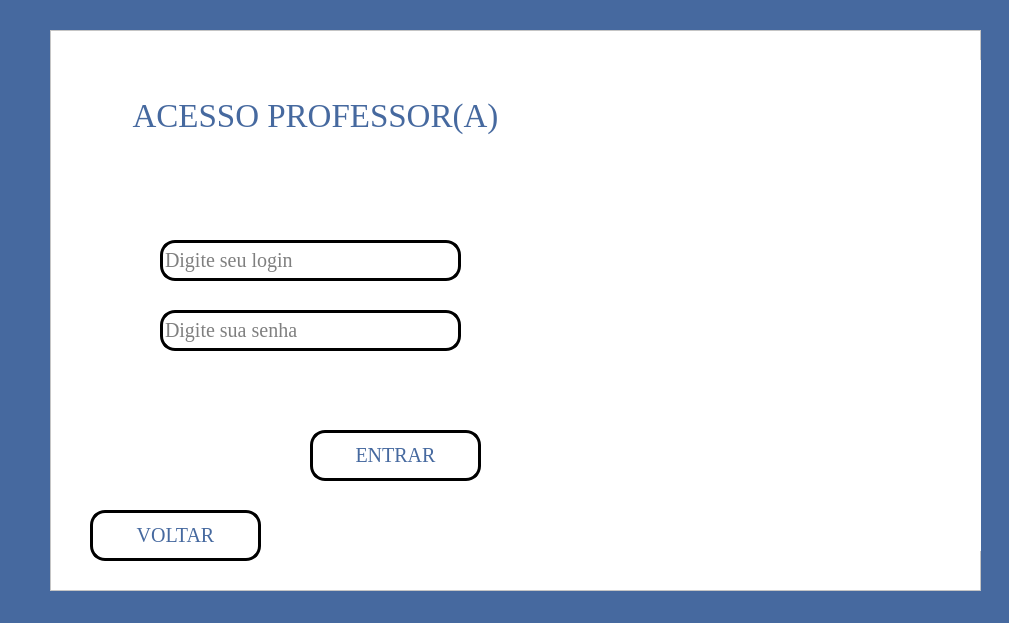
<?xml version="1.0" encoding="UTF-8"?>
<ui version="4.0">
 <class>tela_acesso_professor</class>
 <widget class="QMainWindow" name="tela_acesso_professor">
  <property name="geometry">
   <rect>
    <x>0</x>
    <y>0</y>
    <width>1009</width>
    <height>623</height>
   </rect>
  </property>
  <property name="windowTitle">
   <string>Acesso Professor(a)</string>
  </property>
  <property name="windowIcon">
   <iconset>
    <normaloff>imagens/diplomado.png</normaloff>imagens/diplomado.png</iconset>
  </property>
  <property name="styleSheet">
   <string notr="true">background-color:rgb(70, 105, 159);</string>
  </property>
  <widget class="QWidget" name="centralwidget">
   <widget class="QFrame" name="frame">
    <property name="geometry">
     <rect>
      <x>50</x>
      <y>30</y>
      <width>931</width>
      <height>561</height>
     </rect>
    </property>
    <property name="styleSheet">
     <string notr="true">background-color: rgb(255, 255, 255);</string>
    </property>
    <property name="frameShape">
     <enum>QFrame::StyledPanel</enum>
    </property>
    <property name="frameShadow">
     <enum>QFrame::Raised</enum>
    </property>
    <widget class="QLineEdit" name="login_professor">
     <property name="geometry">
      <rect>
       <x>110</x>
       <y>210</y>
       <width>301</width>
       <height>41</height>
      </rect>
     </property>
     <property name="font">
      <font>
       <family>Georgia</family>
       <pointsize>15</pointsize>
       <weight>50</weight>
       <bold>false</bold>
      </font>
     </property>
     <property name="styleSheet">
      <string notr="true">background-color:rgb(255,255,255);
border-radius:15px;
border-style:outset;
border-width:3px;</string>
     </property>
     <property name="inputMethodHints">
      <set>Qt::ImhHiddenText</set>
     </property>
     <property name="text">
      <string/>
     </property>
     <property name="placeholderText">
      <string>Digite seu login</string>
     </property>
     <property name="clearButtonEnabled">
      <bool>false</bool>
     </property>
    </widget>
    <widget class="QLineEdit" name="senha_professor">
     <property name="geometry">
      <rect>
       <x>110</x>
       <y>280</y>
       <width>301</width>
       <height>41</height>
      </rect>
     </property>
     <property name="font">
      <font>
       <family>Georgia</family>
       <pointsize>15</pointsize>
       <weight>50</weight>
       <bold>false</bold>
      </font>
     </property>
     <property name="styleSheet">
      <string notr="true">background-color:rgb(255,255,255);
border-radius:15px;
border-style:outset;
border-width:3px;</string>
     </property>
     <property name="inputMethodHints">
      <set>Qt::ImhHiddenText|Qt::ImhNoAutoUppercase|Qt::ImhNoPredictiveText|Qt::ImhSensitiveData</set>
     </property>
     <property name="text">
      <string/>
     </property>
     <property name="echoMode">
      <enum>QLineEdit::Password</enum>
     </property>
     <property name="placeholderText">
      <string>Digite sua senha </string>
     </property>
     <property name="clearButtonEnabled">
      <bool>false</bool>
     </property>
    </widget>
    <widget class="QPushButton" name="botao_acesso_professor">
     <property name="geometry">
      <rect>
       <x>260</x>
       <y>400</y>
       <width>171</width>
       <height>51</height>
      </rect>
     </property>
     <property name="font">
      <font>
       <family>Georgia</family>
       <pointsize>15</pointsize>
       <weight>50</weight>
       <bold>false</bold>
      </font>
     </property>
     <property name="cursor">
      <cursorShape>UpArrowCursor</cursorShape>
     </property>
     <property name="styleSheet">
      <string notr="true">QPushButton{
color: rgb(70, 105, 159);
}

QPushButton{
background-color: rgb(255, 255, 255)
}

QPushButton:hover{
	background-color: lightblue
}

QPushButton{
border:3px solid black;
border-radius: 15px;
padding: 2px;
}</string>
     </property>
     <property name="text">
      <string>ENTRAR</string>
     </property>
     <property name="icon">
      <iconset>
       <normaloff>../DESING/19224431551684926350-32.png</normaloff>../DESING/19224431551684926350-32.png</iconset>
     </property>
     <property name="iconSize">
      <size>
       <width>30</width>
       <height>30</height>
      </size>
     </property>
    </widget>
    <widget class="QLabel" name="label">
     <property name="geometry">
      <rect>
       <x>380</x>
       <y>30</y>
       <width>561</width>
       <height>491</height>
      </rect>
     </property>
     <property name="text">
      <string/>
     </property>
     <property name="pixmap">
      <pixmap>imagens/LOGO_UNIVERS.png</pixmap>
     </property>
     <property name="scaledContents">
      <bool>true</bool>
     </property>
     <property name="alignment">
      <set>Qt::AlignCenter</set>
     </property>
    </widget>
    <widget class="QLabel" name="acesso_invalido_professor">
     <property name="geometry">
      <rect>
       <x>90</x>
       <y>330</y>
       <width>321</width>
       <height>41</height>
      </rect>
     </property>
     <property name="font">
      <font>
       <pointsize>14</pointsize>
       <weight>75</weight>
       <bold>true</bold>
      </font>
     </property>
     <property name="styleSheet">
      <string notr="true">COLOR:rgb(64, 96, 146)</string>
     </property>
     <property name="text">
      <string/>
     </property>
    </widget>
    <widget class="QLabel" name="label_2">
     <property name="geometry">
      <rect>
       <x>50</x>
       <y>60</y>
       <width>431</width>
       <height>51</height>
      </rect>
     </property>
     <property name="font">
      <font>
       <family>Georgia</family>
       <pointsize>25</pointsize>
       <weight>50</weight>
       <bold>false</bold>
      </font>
     </property>
     <property name="styleSheet">
      <string notr="true">COLOR:rgb(70, 105, 159)</string>
     </property>
     <property name="text">
      <string>ACESSO PROFESSOR(A)</string>
     </property>
     <property name="alignment">
      <set>Qt::AlignCenter</set>
     </property>
    </widget>
    <widget class="QPushButton" name="botao_voltar_professor">
     <property name="geometry">
      <rect>
       <x>40</x>
       <y>480</y>
       <width>171</width>
       <height>51</height>
      </rect>
     </property>
     <property name="font">
      <font>
       <family>Georgia</family>
       <pointsize>15</pointsize>
       <weight>50</weight>
       <bold>false</bold>
      </font>
     </property>
     <property name="cursor">
      <cursorShape>UpArrowCursor</cursorShape>
     </property>
     <property name="styleSheet">
      <string notr="true">QPushButton{
color: rgb(70, 105, 159);
}

QPushButton{
background-color: rgb(255, 255, 255)
}

QPushButton:hover{
	background-color: lightblue
}

QPushButton{
border:3px solid black;
border-radius: 15px;
padding: 2px;
}</string>
     </property>
     <property name="text">
      <string>VOLTAR</string>
     </property>
     <property name="icon">
      <iconset>
       <normaloff>../DESING/9868474931649315515-128.png</normaloff>../DESING/9868474931649315515-128.png</iconset>
     </property>
     <property name="iconSize">
      <size>
       <width>30</width>
       <height>30</height>
      </size>
     </property>
    </widget>
    <widget class="QLabel" name="label_3">
     <property name="geometry">
      <rect>
       <x>230</x>
       <y>130</y>
       <width>81</width>
       <height>71</height>
      </rect>
     </property>
     <property name="text">
      <string/>
     </property>
     <property name="pixmap">
      <pixmap>../DESING/16671574911586787867-48.png</pixmap>
     </property>
     <property name="scaledContents">
      <bool>true</bool>
     </property>
     <property name="alignment">
      <set>Qt::AlignCenter</set>
     </property>
    </widget>
    <widget class="QLabel" name="label_4">
     <property name="geometry">
      <rect>
       <x>50</x>
       <y>280</y>
       <width>51</width>
       <height>41</height>
      </rect>
     </property>
     <property name="text">
      <string/>
     </property>
     <property name="pixmap">
      <pixmap>../DESING/4434053531595501194-48.png</pixmap>
     </property>
     <property name="scaledContents">
      <bool>true</bool>
     </property>
    </widget>
    <zorder>label</zorder>
    <zorder>botao_acesso_professor</zorder>
    <zorder>acesso_invalido_professor</zorder>
    <zorder>label_2</zorder>
    <zorder>botao_voltar_professor</zorder>
    <zorder>label_3</zorder>
    <zorder>senha_professor</zorder>
    <zorder>login_professor</zorder>
    <zorder>label_4</zorder>
   </widget>
  </widget>
 </widget>
 <resources/>
 <connections/>
</ui>
